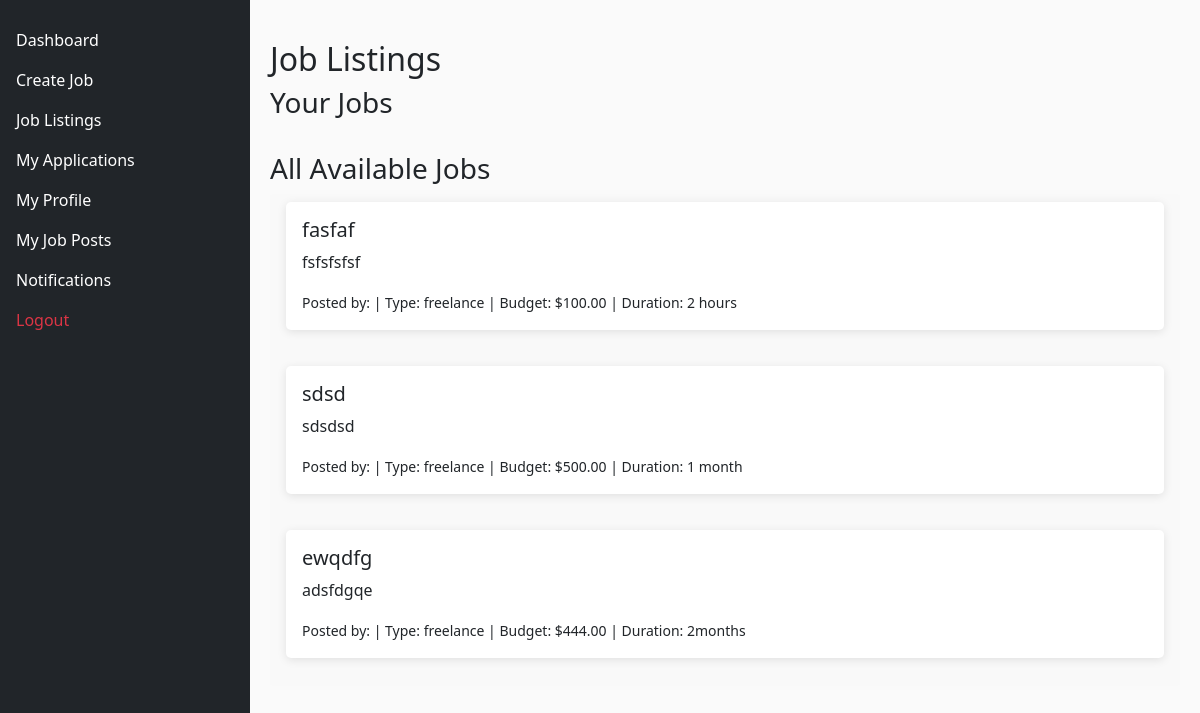
Page /project/my_job_posts.php (signed in) on the committed database.
### tables this page shows
CREATE TABLE `jobs` (
  `id` int(11) NOT NULL,
  `freelancer_id` int(11) NOT NULL,
  `client_id` int(11) NOT NULL,
  `title` varchar(255) NOT NULL,
  `description` text NOT NULL,
  `job_type` enum('freelance','part-time','full-time') NOT NULL,
  `budget` decimal(10,2) NOT NULL,
  `duration` varchar(50) NOT NULL,
  `deadline` date NOT NULL,
  `files` longtext DEFAULT NULL CHECK (json_valid(`files`)),
  `status` enum('active','draft','closed') DEFAULT 'active',
  `created_at` timestamp NOT NULL DEFAULT current_timestamp(),
  `updated_at` timestamp NOT NULL DEFAULT current_timestamp() ON UPDATE current_timestamp()
);

### project/my_job_posts.php (the view, shortened to what this page needs)
<?php
include('db_connect.php');
$sql = "SELECT j.id, j.title, j.description, j.job_type, j.budget, j.duration, u.username
        FROM jobs j
        JOIN users u ON j.freelancer_id = u.id";
$result = $conn->query($sql);
?>
<!DOCTYPE html>
<html lang="en">
<head>
    <link href="https://cdn.jsdelivr.net/npm/bootstrap@5.1.3/dist/css/bootstrap.min.css" rel="stylesheet">
</head>
<body>
    <div class="sidebar sidebar-dark bg-dark">
        <ul class="nav flex-column">
            <li class="nav-item">
                <a class="nav-link" href="freelancer_dashboard.php" aria-label="Dashboard">
                    <i class="cil-speedometer" aria-hidden="true"></i> Dashboard
                </a>
            </li>
            <li class="nav-item">
                <a class="nav-link" href="create_job.php" aria-label="Create Job">
                    <i class="cil-plus" aria-hidden="true"></i> Create Job
                </a>
            </li>
            <li class="nav-item">
                <a class="nav-link active" href="jobs.php" aria-label="Job Listings">
                    <i class="cil-briefcase" aria-hidden="true"></i> Job Listings
                </a>
            </li>
            <li class="nav-item">
                <a class="nav-link" href="my_applications.php" aria-label="My Applications">
                    <i class="cil-task" aria-hidden="true"></i> My Applications
                </a>
            </li>
            <li class="nav-item">
                <a class="nav-link" href="edit_profile.php" aria-label="My Profile">
                    <i class="cil-user" aria-hidden="true"></i> My Profile
                </a>
            </li>
            <li class="nav-item">
                <a class="nav-link" href="my_job_posts.php" aria-label="My Job Posts">
                    <i class="cil-folder" aria-hidden="true"></i> My Job Posts
                </a>
            </li>
            <li class="nav-item">
                <a class="nav-link" href="notifications.php" aria-label="Notifications">
                    <i class="cil-bell" aria-hidden="true"></i> Notifications
                </a>
            </li>
            <li class="nav-item">
                <a class="nav-link text-danger" href="logout.php" aria-label="Logout">
                    <i class="cil-account-logout" aria-hidden="true"></i> Logout
                </a>
            </li>
        </ul>
    </div>
    <div class="content">
        <h2>Job Listings</h2>
        <h3>Your Jobs</h3>
        <h3>All Available Jobs</h3>
        <ul class="list-group">
            <?php while ($job = $result->fetch_assoc()): ?>
                <li class="list-group-item">
                    <div class="card">
                        <div class="card-body">
                            <h5><?= $job['title'] ?></h5>
                            <p><?= $job['description'] ?></p>
                            <small>Posted by: <?= $job['username'] ?> | Type: <?= $job['job_type'] ?> | Budget: $<?= $job['budget'] ?> | Duration: <?= $job['duration'] ?></small>
                        </div>
                    </div>
                </li>
            <?php endwhile; ?>
        </ul>
    </div>
</body>
</html>

### project/my_job_posts.php (style rules this page uses)
body { background-color: #FAFAFA; margin-top: 20px; }
.sidebar { height: 100vh; position: fixed; top: 0; bottom: 0; width: 250px; background-color: #302B27; padding-top: 20px; }
.sidebar .nav-link { color: #fff; }
.content { margin-left: 250px; padding: 20px; }
.card { border-radius: 5px; box-shadow: 0 2px 10px rgba(0, 0, 0, 0.1); border: none; margin-bottom: 20px; transition: all 0.3s ease-in-out; background-color: #fff; }
.list-group-item { border: none; background-color: #f9f9f9; }

### rows in the picture
jobs: title "fasfaf", description "fsfsfsfsf", job_type "freelance", budget "100.00", duration "2 hours"
jobs: title "sdsd", description "sdsdsd", job_type "freelance", budget "500.00", duration "1 month"
jobs: title "ewqdfg", description "adsfdgqe", job_type "freelance", budget "444.00", duration "2months"
